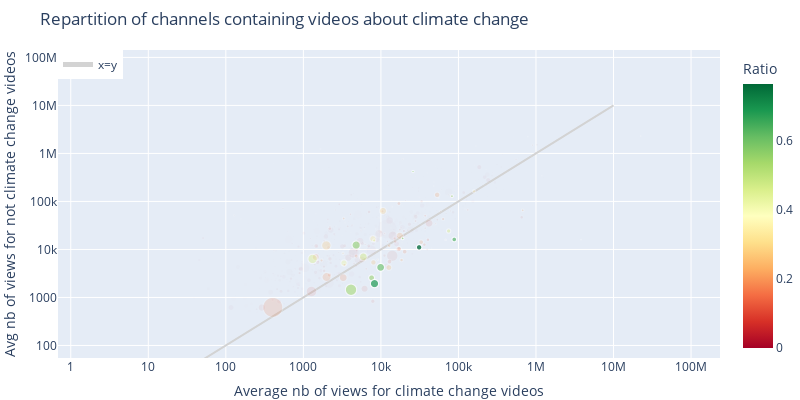

Write notebook code for a chart like this one.
### Code cell
fig = px.scatter(ch_cc_df, x='avg_views_w_cc', y='avg_views_wo_cc',
                 size='cc_videos', color='proportion_cc_vids',
                 color_continuous_scale='RdYlGn',
                 opacity=ch_cc_df['proportion_cc_vids'],
                 labels={'avg_views_w_cc': 'Average views for videos about climate change',
                         'avg_views_wo_cc': 'Average views for videos not about climate change',
                         'proportion_cc_vids': 'Ratio'},
                 title='Repartition of channels containing videos about climate change',
                 hover_name=ch_cc_df.index)

fig.add_trace(go.Scatter(x=[0, 10**7], y=[0, 10**7], mode='lines', line=dict(color='lightgray'),
                         name='x=y'))

fig.update_layout(
    xaxis_type="log",
    yaxis_type="log",
    legend=dict(x=0, y=1, traceorder='normal', orientation='h'),
    width=800,
    height=400,
    xaxis_title='Average nb of views for climate change videos',
    yaxis_title='Avg nb of views for not climate change videos',
    margin=dict(l=5, r=0, t=50, b=5)
)

pyo.plot(fig, filename='html_plots/scatter_inter.html')

fig.show()

### Figure 1 — Plotly figure (JSON) as saved in the notebook; plotly's stock layout.template omitted (floating-point values rounded to 4 significant figures; data arrays with more than 128 entries replaced by an {"elided": "..."} marker saying what was removed)
{"data": [{"hovertemplate": "<b>%{hovertext}</b><br><br>Average views for videos about climate change=%{x}<br>Average views for videos not about climate change=%{y}<br>cc_videos=%{marker.size}<br>Ratio=%{marker.color}<extra></extra>", "hovertext": {"elided": "5725 str values"}, "legendgroup": "", "marker": {"color": {"elided": "5725 float values"}, "coloraxis": "coloraxis", "opacity": {"elided": "5725 float values"}, "size": {"elided": "5725 int values"}, "sizemode": "area", "sizeref": 5.173, "symbol": "circle"}, "mode": "markers", "name": "", "showlegend": false, "type": "scattergl", "x": {"elided": "5725 float values"}, "xaxis": "x", "y": {"elided": "5725 float values"}, "yaxis": "y"}, {"line": {"color": "lightgray"}, "mode": "lines", "name": "x=y", "type": "scatter", "x": [0, 10000000], "y": [0, 10000000]}], "layout": {"coloraxis": {"colorbar": {"title": {"text": "Ratio"}}, "colorscale": [[0, "rgb(165,0,38)"], [0.1, "rgb(215,48,39)"], [0.2, "rgb(244,109,67)"], [0.3, "rgb(253,174,97)"], [0.4, "rgb(254,224,139)"], [0.5, "rgb(255,255,191)"], [0.6, "rgb(217,239,139)"], [0.7, "rgb(166,217,106)"], [0.8, "rgb(102,189,99)"], [0.9, "rgb(26,152,80)"], [1, "rgb(0,104,55)"]]}, "height": 400, "legend": {"itemsizing": "constant", "orientation": "h", "tracegroupgap": 0, "traceorder": "normal", "x": 0, "y": 1}, "margin": {"b": 5, "l": 5, "r": 0, "t": 50}, "title": {"text": "Repartition of channels containing videos about climate change"}, "width": 800, "xaxis": {"anchor": "y", "domain": [0, 1], "title": {"text": "Average nb of views for climate change videos"}, "type": "log"}, "yaxis": {"anchor": "x", "domain": [0, 1], "title": {"text": "Avg nb of views for not climate change videos"}, "type": "log"}}}
